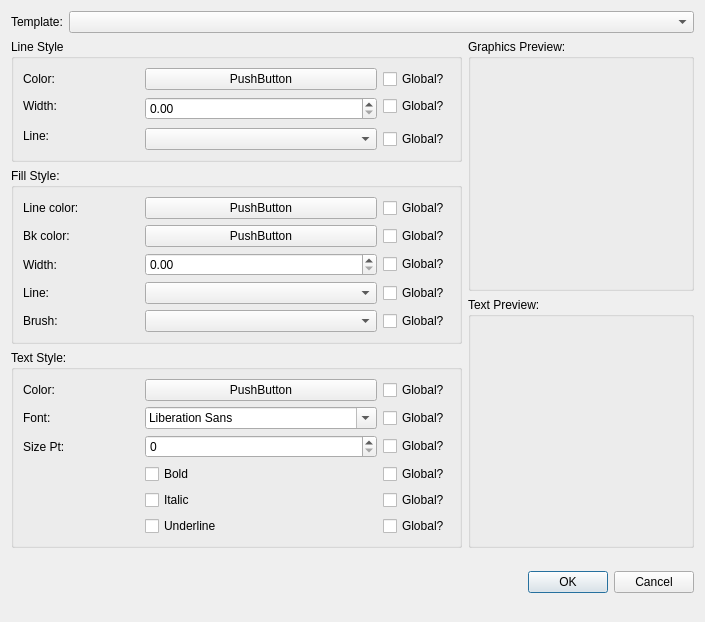
<?xml version="1.0" encoding="UTF-8"?>
<ui version="4.0">
 <class>SchematicGraphicsStyleDialog</class>
 <widget class="QDialog" name="SchematicGraphicsStyleDialog">
  <property name="geometry">
   <rect>
    <x>0</x>
    <y>0</y>
    <width>705</width>
    <height>622</height>
   </rect>
  </property>
  <property name="sizePolicy">
   <sizepolicy hsizetype="Preferred" vsizetype="Minimum">
    <horstretch>0</horstretch>
    <verstretch>0</verstretch>
   </sizepolicy>
  </property>
  <property name="maximumSize">
   <size>
    <width>16777215</width>
    <height>16777215</height>
   </size>
  </property>
  <property name="windowTitle">
   <string>Graphics Element Style</string>
  </property>
  <layout class="QVBoxLayout" name="verticalLayout" stretch="0,0,1">
   <item>
    <layout class="QVBoxLayout" name="verticalLayout_2" stretch="0">
     <item>
      <layout class="QHBoxLayout" name="horizontalLayout" stretch="0,1">
       <item>
        <widget class="QLabel" name="label">
         <property name="text">
          <string>Template:</string>
         </property>
        </widget>
       </item>
       <item>
        <widget class="QComboBox" name="templateCombox"/>
       </item>
      </layout>
     </item>
    </layout>
   </item>
   <item>
    <layout class="QHBoxLayout" name="horizontalLayout_2" stretch="10,5">
     <item>
      <layout class="QVBoxLayout" name="verticalLayout_3">
       <item>
        <widget class="QGroupBox" name="groupLine">
         <property name="sizePolicy">
          <sizepolicy hsizetype="Preferred" vsizetype="Fixed">
           <horstretch>0</horstretch>
           <verstretch>0</verstretch>
          </sizepolicy>
         </property>
         <property name="title">
          <string>Line Style</string>
         </property>
         <property name="flat">
          <bool>true</bool>
         </property>
         <property name="checkable">
          <bool>false</bool>
         </property>
         <layout class="QGridLayout" name="gridLayout" columnstretch="1,2,0">
          <item row="0" column="1">
           <widget class="QPushButton" name="lineColor">
            <property name="text">
             <string>PushButton</string>
            </property>
           </widget>
          </item>
          <item row="1" column="0">
           <widget class="QLabel" name="label_3">
            <property name="text">
             <string>Width:</string>
            </property>
           </widget>
          </item>
          <item row="0" column="0">
           <widget class="QLabel" name="label_2">
            <property name="text">
             <string>Color:</string>
            </property>
           </widget>
          </item>
          <item row="2" column="0" rowspan="2">
           <widget class="QLabel" name="label_4">
            <property name="text">
             <string>Line:</string>
            </property>
           </widget>
          </item>
          <item row="1" column="1" rowspan="2">
           <widget class="QDoubleSpinBox" name="lineWidth"/>
          </item>
          <item row="3" column="1">
           <widget class="QComboBox" name="linePen"/>
          </item>
          <item row="0" column="2">
           <widget class="QCheckBox" name="lineColorGlobal">
            <property name="text">
             <string>Global?</string>
            </property>
           </widget>
          </item>
          <item row="1" column="2">
           <widget class="QCheckBox" name="lineWidthGlobal">
            <property name="text">
             <string>Global?</string>
            </property>
           </widget>
          </item>
          <item row="3" column="2">
           <widget class="QCheckBox" name="linePenGlobal">
            <property name="text">
             <string>Global?</string>
            </property>
           </widget>
          </item>
         </layout>
        </widget>
       </item>
       <item>
        <widget class="QGroupBox" name="groupFill">
         <property name="sizePolicy">
          <sizepolicy hsizetype="Preferred" vsizetype="Fixed">
           <horstretch>0</horstretch>
           <verstretch>0</verstretch>
          </sizepolicy>
         </property>
         <property name="title">
          <string>Fill Style:</string>
         </property>
         <layout class="QGridLayout" name="gridLayout_2" columnstretch="1,2,0">
          <item row="5" column="1">
           <widget class="QDoubleSpinBox" name="fillLineWidth"/>
          </item>
          <item row="6" column="0">
           <widget class="QLabel" name="label_6">
            <property name="text">
             <string>Line:</string>
            </property>
           </widget>
          </item>
          <item row="6" column="1">
           <widget class="QComboBox" name="fillLinePen"/>
          </item>
          <item row="3" column="0">
           <widget class="QLabel" name="label_7">
            <property name="text">
             <string>Bk color:</string>
            </property>
           </widget>
          </item>
          <item row="7" column="0">
           <widget class="QLabel" name="label_9">
            <property name="text">
             <string>Brush:</string>
            </property>
           </widget>
          </item>
          <item row="1" column="0">
           <widget class="QLabel" name="label_5">
            <property name="text">
             <string>Line color:</string>
            </property>
           </widget>
          </item>
          <item row="5" column="0">
           <widget class="QLabel" name="label_8">
            <property name="text">
             <string>Width:</string>
            </property>
           </widget>
          </item>
          <item row="7" column="1">
           <widget class="QComboBox" name="fillBrush"/>
          </item>
          <item row="1" column="1">
           <widget class="QPushButton" name="fillColor">
            <property name="text">
             <string>PushButton</string>
            </property>
           </widget>
          </item>
          <item row="3" column="1">
           <widget class="QPushButton" name="fillBkcolor">
            <property name="text">
             <string>PushButton</string>
            </property>
           </widget>
          </item>
          <item row="1" column="2">
           <widget class="QCheckBox" name="fillColorGlobal">
            <property name="text">
             <string>Global?</string>
            </property>
           </widget>
          </item>
          <item row="3" column="2">
           <widget class="QCheckBox" name="fillBkcolorGlobal">
            <property name="text">
             <string>Global?</string>
            </property>
           </widget>
          </item>
          <item row="5" column="2">
           <widget class="QCheckBox" name="fillLineWidthGlobal">
            <property name="text">
             <string>Global?</string>
            </property>
           </widget>
          </item>
          <item row="6" column="2">
           <widget class="QCheckBox" name="fillLinePenGlobal">
            <property name="text">
             <string>Global?</string>
            </property>
           </widget>
          </item>
          <item row="7" column="2">
           <widget class="QCheckBox" name="fillBrushGlobal">
            <property name="text">
             <string>Global?</string>
            </property>
           </widget>
          </item>
         </layout>
         <zorder>label_5</zorder>
         <zorder>label_7</zorder>
         <zorder>label_8</zorder>
         <zorder>fillLineWidth</zorder>
         <zorder>label_6</zorder>
         <zorder>fillLinePen</zorder>
         <zorder>label_9</zorder>
         <zorder>fillBrush</zorder>
         <zorder>fillColor</zorder>
         <zorder>fillBkcolor</zorder>
         <zorder>fillColorGlobal</zorder>
         <zorder>fillBkcolorGlobal</zorder>
         <zorder>fillLineWidthGlobal</zorder>
         <zorder>fillLinePenGlobal</zorder>
         <zorder>fillBrushGlobal</zorder>
        </widget>
       </item>
       <item>
        <widget class="QGroupBox" name="groupText">
         <property name="sizePolicy">
          <sizepolicy hsizetype="Preferred" vsizetype="Fixed">
           <horstretch>0</horstretch>
           <verstretch>0</verstretch>
          </sizepolicy>
         </property>
         <property name="title">
          <string>Text Style:</string>
         </property>
         <layout class="QGridLayout" name="gridLayout_3" columnstretch="1,2,0">
          <item row="5" column="1">
           <widget class="QCheckBox" name="textUnderline">
            <property name="text">
             <string>Underline</string>
            </property>
           </widget>
          </item>
          <item row="4" column="1">
           <widget class="QCheckBox" name="textItalic">
            <property name="text">
             <string>Italic</string>
            </property>
           </widget>
          </item>
          <item row="0" column="1">
           <widget class="QPushButton" name="textColor">
            <property name="text">
             <string>PushButton</string>
            </property>
           </widget>
          </item>
          <item row="0" column="0">
           <widget class="QLabel" name="label_10">
            <property name="text">
             <string>Color:</string>
            </property>
           </widget>
          </item>
          <item row="1" column="0">
           <widget class="QLabel" name="label_11">
            <property name="text">
             <string>Font:</string>
            </property>
           </widget>
          </item>
          <item row="3" column="1">
           <widget class="QCheckBox" name="textBold">
            <property name="text">
             <string>Bold</string>
            </property>
           </widget>
          </item>
          <item row="2" column="0">
           <widget class="QLabel" name="label_12">
            <property name="text">
             <string>Size Pt:</string>
            </property>
           </widget>
          </item>
          <item row="2" column="1">
           <widget class="QSpinBox" name="textSizePt"/>
          </item>
          <item row="1" column="1">
           <widget class="QFontComboBox" name="textFont"/>
          </item>
          <item row="0" column="2">
           <widget class="QCheckBox" name="textColorGlobal">
            <property name="text">
             <string>Global?</string>
            </property>
           </widget>
          </item>
          <item row="1" column="2">
           <widget class="QCheckBox" name="textFontGlobal">
            <property name="text">
             <string>Global?</string>
            </property>
           </widget>
          </item>
          <item row="2" column="2">
           <widget class="QCheckBox" name="textSizePtGlobal">
            <property name="text">
             <string>Global?</string>
            </property>
           </widget>
          </item>
          <item row="3" column="2">
           <widget class="QCheckBox" name="textBoldGlobal">
            <property name="text">
             <string>Global?</string>
            </property>
           </widget>
          </item>
          <item row="4" column="2">
           <widget class="QCheckBox" name="textItalicGlobal">
            <property name="text">
             <string>Global?</string>
            </property>
           </widget>
          </item>
          <item row="5" column="2">
           <widget class="QCheckBox" name="textUnderlineGlobal">
            <property name="text">
             <string>Global?</string>
            </property>
           </widget>
          </item>
         </layout>
        </widget>
       </item>
      </layout>
     </item>
     <item>
      <layout class="QVBoxLayout" name="verticalLayout_6">
       <item>
        <widget class="QGroupBox" name="groupGraphicsPreview">
         <property name="title">
          <string>Graphics Preview:</string>
         </property>
        </widget>
       </item>
       <item>
        <widget class="QGroupBox" name="groupTextPreview">
         <property name="title">
          <string>Text Preview:</string>
         </property>
        </widget>
       </item>
      </layout>
     </item>
    </layout>
   </item>
   <item>
    <widget class="QDialogButtonBox" name="buttonBox">
     <property name="sizePolicy">
      <sizepolicy hsizetype="Preferred" vsizetype="Preferred">
       <horstretch>0</horstretch>
       <verstretch>0</verstretch>
      </sizepolicy>
     </property>
     <property name="orientation">
      <enum>Qt::Horizontal</enum>
     </property>
     <property name="standardButtons">
      <set>QDialogButtonBox::Cancel|QDialogButtonBox::Ok</set>
     </property>
    </widget>
   </item>
  </layout>
 </widget>
 <resources/>
 <connections/>
</ui>
